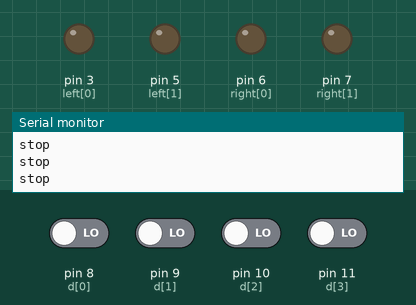
Simulated run of this sketch. Board: Arduino Uno, built with avr-gcc and run on an emulated ATmega328P. Parts: output pins drawn as LEDs (lit = HIGH), the last lines printed to the serial monitor. Inputs (shaded band) come from the test bench; at power-on: pin 8 (d[0]), pin 9 (d[1]), pin 10 (d[2]), pin 11 (d[3]) LOW.

Above: at 1.2 s.
1.3 s: pin 8 (d[0]) driven HIGH
At 2.5 s:
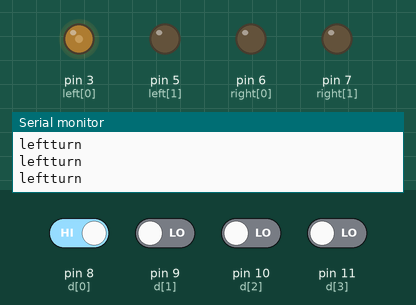
2.8 s: pin 8 (d[0]) driven LOW
At 3.3 s:
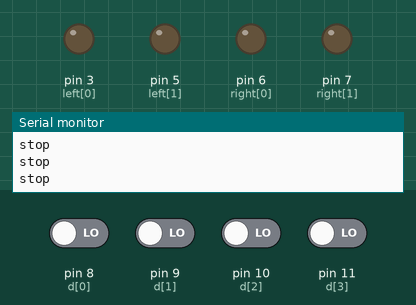
5.8 s: pin 9 (d[1]) driven HIGH
At 7.0 s:
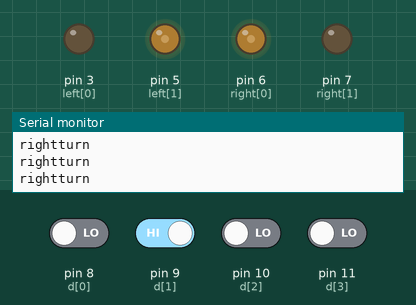
7.3 s: pin 9 (d[1]) driven LOW and pin 10 (d[2]) driven HIGH
At 8.1 s:
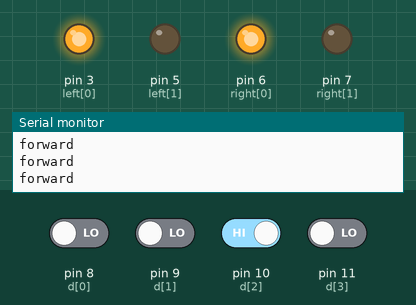
8.8 s: pin 10 (d[2]) driven LOW
At 10.0 s:
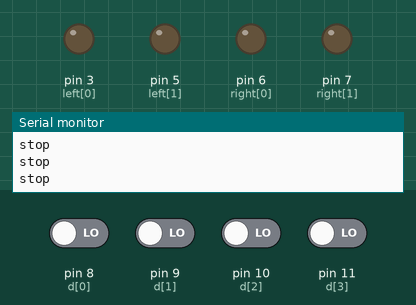
10.3 s: pin 11 (d[3]) driven HIGH
At 11.7 s:
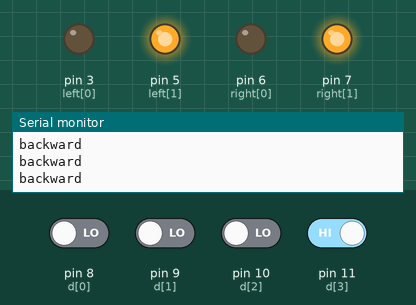
Timing chart, 0 to 12.8 s (numbered marks = the images above; inputs shaded):
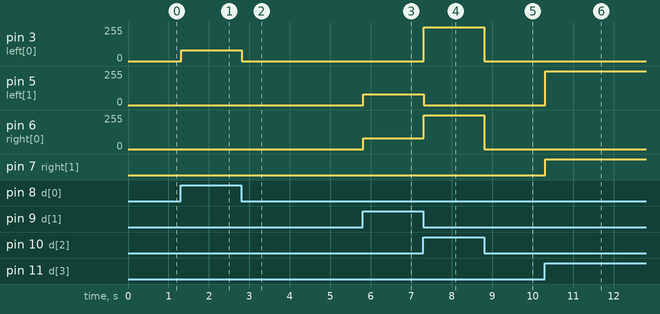

Measured:
- after the input at 1.3 s, pin 3 (left[0]): 0/255 → 80/255 at once
- after the input at 2.8 s, pin 3 (left[0]): 80/255 → 0/255 at once
- after the input at 5.8 s, pin 5 (left[1]), pin 6 (right[0]): 0/255 → 80/255 at once
- after the input at 7.3 s, pin 3 (left[0]): 0/255 → 255/255 at once; pin 5 (left[1]): 80/255 → 0/255 at once; pin 6 (right[0]): 80/255 → 255/255 at once
- after the input at 8.8 s, pin 3 (left[0]), pin 6 (right[0]): 255/255 → 0/255 at once
- after the input at 10.3 s, pin 5 (left[1]): 0/255 → 255/255 at once; pin 7 (right[1]): LOW → HIGH at once

The sketch:

receiver_end__.ino
```cpp
#include<stdlib.h>
#include<string.h>
#include<stdio.h>


int right[2]={6,7};
int left[2]={3,5};
int d[4]={8,9,10,11};
int k[4]={0,0,0,0};
int i,val=0,value=0;
String ch,chf,chT,chff;

void forward()
{Serial.println("forward");
analogWrite(right[0],255);
analogWrite(right[1],0);
analogWrite(left[0],255);
analogWrite(left[1],0);

}
void backward()
{Serial.println("backward");
analogWrite(right[0],0);
analogWrite(right[1],255);
analogWrite(left[0],0);
analogWrite(left[1],255);

}

void rightturn()
{Serial.println("rightturn");
analogWrite(right[0],80);
analogWrite(right[1],0);
analogWrite(left[0],0);
analogWrite(left[1],80);

}

void leftturn()
{Serial.println("leftturn");
analogWrite(right[0],0);
analogWrite(right[1],80);
analogWrite(left[0],80);
analogWrite(left[1],0);

}
void setup()
{
Serial.begin(9600);
 for(i=0;i<4;++i)
 {
   if(i<2)
   {
   pinMode(right[i],OUTPUT);
   pinMode(left[i],OUTPUT);
   }
   pinMode(d[i],INPUT);
}

}


void loop() {

  for(i=0;i<4;++i)
  k[i]=digitalRead(d[i]);

 //for(i=0;i<4;++i)
 //Serial.println(k[i]);
 //delay(1000);}
 //Serial.println("end");

if( k[0]==0 && k[1]==0 && k[2]==1 && k[3]==0 )
forward();

else if( k[0]==0 && k[1]==0 && k[2]==0 && k[3]==1 )
backward();

else if( k[0]==1 && k[1]==0 && k[2]==0 && k[3]==0 )
leftturn();

else if( k[0]==0 && k[1]==1 && k[2]==0 && k[3]==0 )
rightturn();
else if( k[0]==0 && k[1]==0 && k[2]==0 && k[3]==0 )
{Serial.println("stop");
  analogWrite(right[0],0);
analogWrite(right[1],0);
analogWrite(left[0],0);
analogWrite(left[1],0);

}
}
```
